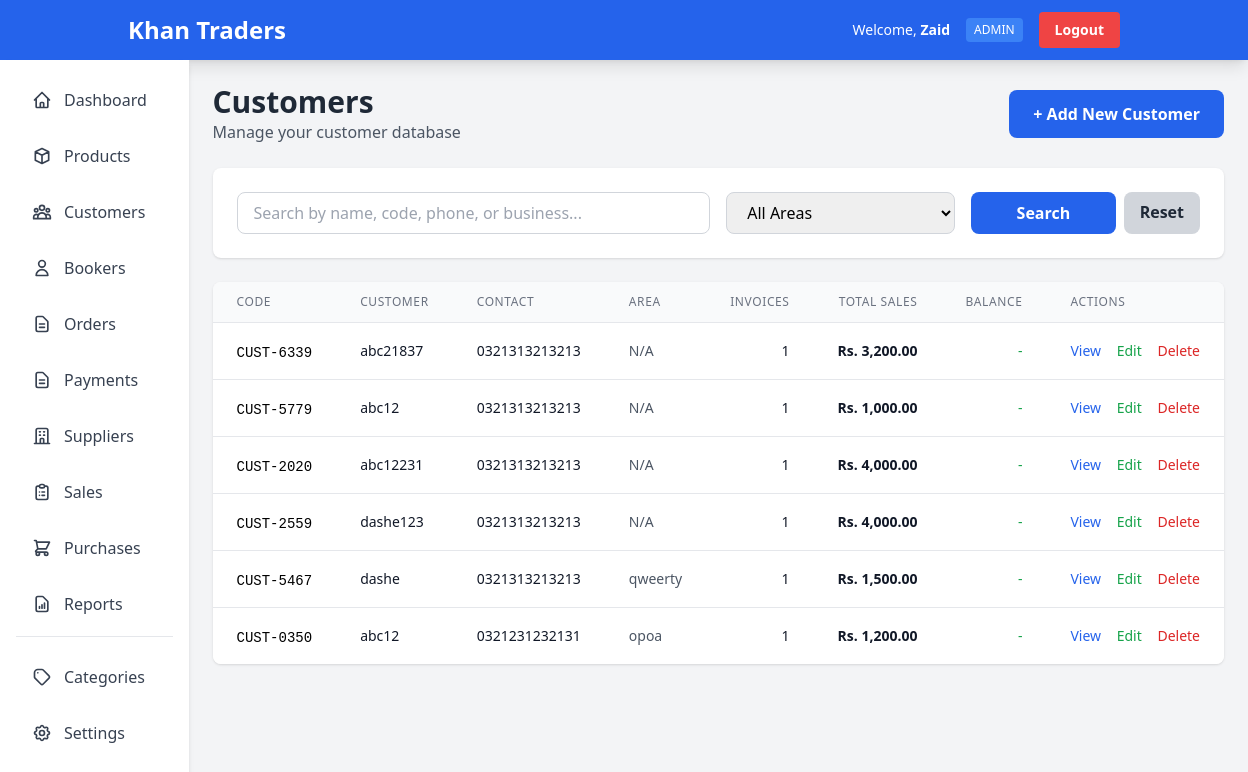
The app's page /modules/customers/list.php (signed in) with its own data.
### tables this page shows
CREATE TABLE `customers` (
  `id` int(11) NOT NULL,
  `customer_code` varchar(50) NOT NULL,
  `name` varchar(200) NOT NULL,
  `business_name` varchar(200) DEFAULT NULL,
  `contact_person` varchar(100) DEFAULT NULL,
  `phone` varchar(20) DEFAULT NULL,
  `email` varchar(100) DEFAULT NULL,
  `address` text DEFAULT NULL,
  `city` varchar(100) DEFAULT NULL,
  `area` varchar(100) DEFAULT NULL,
  `credit_limit` decimal(10,2) DEFAULT 0.00,
  `current_balance` decimal(10,2) DEFAULT 0.00,
  `is_active` tinyint(1) DEFAULT 1,
  `created_at` timestamp NOT NULL DEFAULT current_timestamp(),
  `updated_at` timestamp NOT NULL DEFAULT current_timestamp() ON UPDATE current_timestamp()
);

### includes/functions.php (called while the page is built, shortened)
<?php
function formatCurrency($amount) {
    return 'Rs. ' . number_format($amount, 2);
}
?>

### modules/customers/list.php (the view, shortened to what this page needs)
<?php
require_once '../../includes/functions.php';
$conn = getDBConnection();
$search = isset($_GET['search']) ? clean($_GET['search']) : '';
$where = "c.is_active = 1";
$page = isset($_GET['page']) ? (int)$_GET['page'] : 1;
$perPage = 20;
$offset = ($page - 1) * $perPage;
$query = "SELECT c.*,
          COUNT(DISTINCT s.id) as total_invoices,
          COALESCE(SUM(s.total_amount), 0) as total_purchases,
          COALESCE(SUM(s.total_amount - s.paid_amount), 0) as outstanding_balance
          FROM customers c
          LEFT JOIN sales s ON c.id = s.customer_id
          WHERE $where
          GROUP BY c.id
          ORDER BY c.created_at DESC
          LIMIT $perPage OFFSET $offset";
$customers = $conn->query($query);
include '../../includes/header.php';
?>
<div class="mb-6 flex items-center justify-between">
    <div>
        <h1 class="text-3xl font-bold text-gray-800">Customers</h1>
        <p class="text-gray-600">Manage your customer database</p>
    </div>
    <a href="add.php" class="bg-blue-600 hover:bg-blue-700 text-white px-6 py-3 rounded-lg font-semibold transition">
        + Add New Customer
    </a>
</div>
<div class="bg-white rounded-lg shadow p-6 mb-6">
    <form method="GET" action="" class="grid grid-cols-1 md:grid-cols-4 gap-4">
        <div class="md:col-span-2">
            <input type="text"
                   name="search"
                   value="<?php echo $search; ?>"
                   placeholder="Search by name, code, phone, or business..."
                   class="w-full px-4 py-2 border border-gray-300 rounded-lg focus:outline-none focus:ring-2 focus:ring-blue-500">
        </div>
        <div>
            <select name="area" class="w-full px-4 py-2 border border-gray-300 rounded-lg focus:outline-none focus:ring-2 focus:ring-blue-500">
                <option value="">All Areas</option>
            </select>
        </div>
        <div class="flex gap-2">
            <button type="submit" class="flex-1 bg-blue-600 hover:bg-blue-700 text-white px-4 py-2 rounded-lg font-semibold transition">
                Search
            </button>
            <a href="list.php" class="bg-gray-300 hover:bg-gray-400 text-gray-800 px-4 py-2 rounded-lg font-semibold transition">
                Reset
            </a>
        </div>
    </form>
</div>
<div class="bg-white rounded-lg shadow overflow-hidden">
    <div class="overflow-x-auto">
        <table class="w-full">
            <thead class="bg-gray-50 border-b">
                <tr>
                    <th class="px-6 py-3 text-left text-xs font-medium text-gray-500 uppercase tracking-wider">Code</th>
                    <th class="px-6 py-3 text-left text-xs font-medium text-gray-500 uppercase tracking-wider">Customer</th>
                    <th class="px-6 py-3 text-left text-xs font-medium text-gray-500 uppercase tracking-wider">Contact</th>
                    <th class="px-6 py-3 text-left text-xs font-medium text-gray-500 uppercase tracking-wider">Area</th>
                    <th class="px-6 py-3 text-right text-xs font-medium text-gray-500 uppercase tracking-wider">Invoices</th>
                    <th class="px-6 py-3 text-right text-xs font-medium text-gray-500 uppercase tracking-wider">Total Sales</th>
                    <th class="px-6 py-3 text-right text-xs font-medium text-gray-500 uppercase tracking-wider">Balance</th>
                    <th class="px-6 py-3 text-left text-xs font-medium text-gray-500 uppercase tracking-wider">Actions</th>
                </tr>
            </thead>
            <tbody class="bg-white divide-y divide-gray-200">
                <?php if ($customers->num_rows > 0): ?>
                    <?php while ($customer = $customers->fetch_assoc()): ?>
                        <tr class="hover:bg-gray-50">
                            <td class="px-6 py-4 whitespace-nowrap">
                                <span class="font-mono text-sm"><?php echo $customer['customer_code']; ?></span>
                            </td>
                            <td class="px-6 py-4">
                                <div class="text-sm font-medium text-gray-900"><?php echo $customer['name']; ?></div>
                            </td>
                            <td class="px-6 py-4">
                                <?php if ($customer['phone']): ?>
                                    <div class="text-sm text-gray-900"><?php echo $customer['phone']; ?></div>
                                <?php endif; ?>
                            </td>
                            <td class="px-6 py-4 whitespace-nowrap text-sm text-gray-600">
                                <?php echo $customer['area'] ?: 'N/A'; ?>
                            </td>
                            <td class="px-6 py-4 whitespace-nowrap text-sm text-gray-900 text-right">
                                <?php echo $customer['total_invoices']; ?>
                            </td>
                            <td class="px-6 py-4 whitespace-nowrap text-sm font-semibold text-gray-900 text-right">
                                <?php echo formatCurrency($customer['total_purchases']); ?>
                            </td>
                            <td class="px-6 py-4 whitespace-nowrap text-sm text-right">
                                <?php if ($customer['outstanding_balance'] > 0): ?>
                                    <span class="text-red-600 font-semibold"><?php echo formatCurrency($customer['outstanding_balance']); ?></span>
                                <?php else: ?>
                                    <span class="text-green-600">-</span>
                                <?php endif; ?>
                            </td>
                            <td class="px-6 py-4 whitespace-nowrap text-sm">
                                <a href="view.php?id=<?php echo $customer['id']; ?>"
                                   class="text-blue-600 hover:text-blue-900 mr-3">View</a>
                                <a href="edit.php?id=<?php echo $customer['id']; ?>"
                                   class="text-green-600 hover:text-green-900 mr-3">Edit</a>
                                <a href="delete.php?id=<?php echo $customer['id']; ?>"
                                   onclick="return confirm('Are you sure you want to delete this customer?')"
                                   class="text-red-600 hover:text-red-900">Delete</a>
                            </td>
                        </tr>
                    <?php endwhile; ?>
                <?php endif; ?>
            </tbody>
        </table>
    </div>
</div>
<?php
include '../../includes/footer.php';
?>

### records on screen
customers: customer_code "CUST-6339", name "abc21837", phone "0321313213213", area "N/A", total_invoices "1", total_purchases "Rs. 3,200.00"
customers: customer_code "CUST-5779", name "abc12", phone "0321313213213", area "N/A", total_invoices "1", total_purchases "Rs. 1,000.00"
customers: customer_code "CUST-2020", name "abc12231", phone "0321313213213", area "N/A", total_invoices "1", total_purchases "Rs. 4,000.00"
customers: customer_code "CUST-2559", name "dashe123", phone "0321313213213", area "N/A", total_invoices "1", total_purchases "Rs. 4,000.00"
customers: customer_code "CUST-5467", name "dashe", phone "0321313213213", area "qweerty", total_invoices "1", total_purchases "Rs. 1,500.00"
customers: customer_code "CUST-0350", name "abc12", phone "0321231232131", area "opoa", total_invoices "1", total_purchases "Rs. 1,200.00"

### other values on screen
APP_NAME "Khan Traders"
$_SESSION['full_name'] "Zaid"
$_SESSION['role'] "ADMIN"
